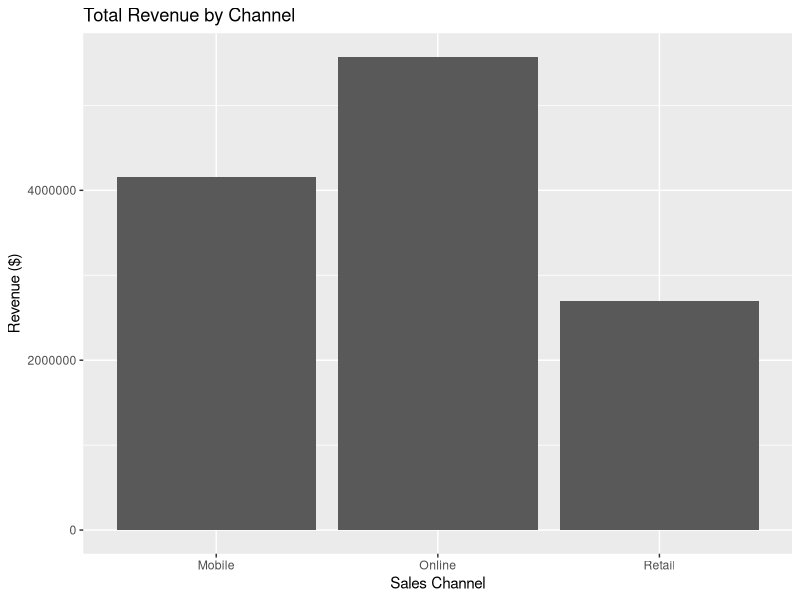
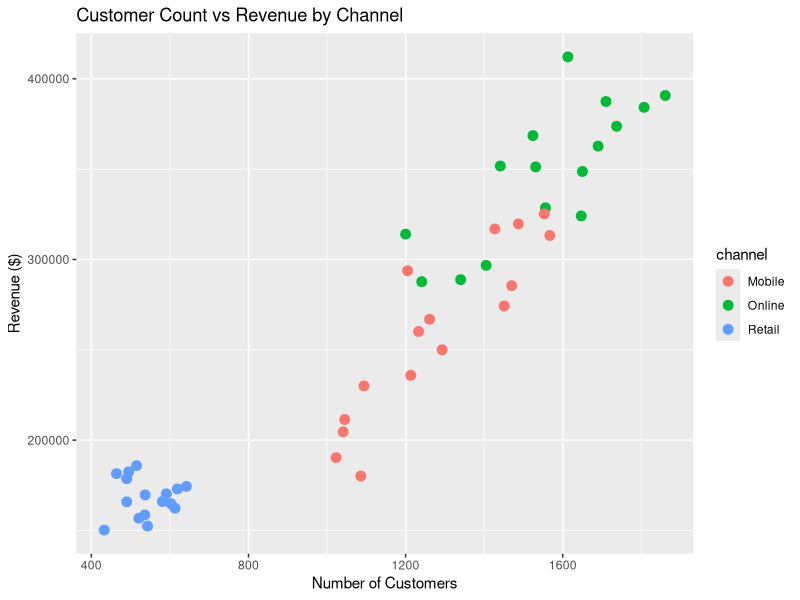

The R script that drew these images, in order:
## ---- chunk 1
business_data <- read.csv("data/business_performance.csv")

library(ggplot2)
## ---- chunk 2

str(business_data)

summary(business_data)

unique(business_data$channel)
## ---- chunk 3

channel_totals <- aggregate(revenue ~ channel, data = business_data, FUN = sum)

channel_totals

aggregate(customers ~ quarter, data = business_data, FUN = mean)

## ---- chunk 4
business_data$revenue_per_customer <- business_data$revenue / business_data$customers

aggregate(revenue_per_customer ~ channel, 
                         data = business_data, 
                         FUN = mean)
## ---- chunk 5
# Turned Off Scientific Notation For Ease Of Understanding
options(scipen = 999)


channel_totals <- aggregate(revenue ~ channel, data = business_data, sum)

ggplot(channel_totals, aes(x = channel, y = revenue)) +
  geom_bar(stat = "identity") +
  labs(title = "Total Revenue by Channel", 
       x = "Sales Channel", y = "Revenue ($)")
## ---- chunk 6
ggplot(business_data, aes(x = customers, y = revenue, color = channel)) +
  geom_point(size = 3) +
  labs(title = "Customer Count vs Revenue by Channel",
       x = "Number of Customers", y = "Revenue ($)")

## ---- chunk 7

# I was having issues with CBIND so i used mergers instead.

library(knitr)


avg_customers <- aggregate(customers ~ channel, data = business_data, FUN = mean)


avg_conversion <- aggregate(conversion_rate ~ channel, data = business_data, FUN = mean)

# Merging data.

performance_summary <- merge(channel_totals, avg_customers, by = "channel")

# Merging avg_conversion into preformance summary beacause merging can only be done two at a time.

performance_summary <- merge(performance_summary, avg_conversion, by = "channel")

# Digits @ 2 is specfically important for "avg conversion rate". 

kable(
  performance_summary,
  digits = 2,
  caption = "Channel Performance Summary",
  col.names = c("Channel", "Total Revenue ($)", "Average Customers", "Average Conversion Rate (%)")
)
